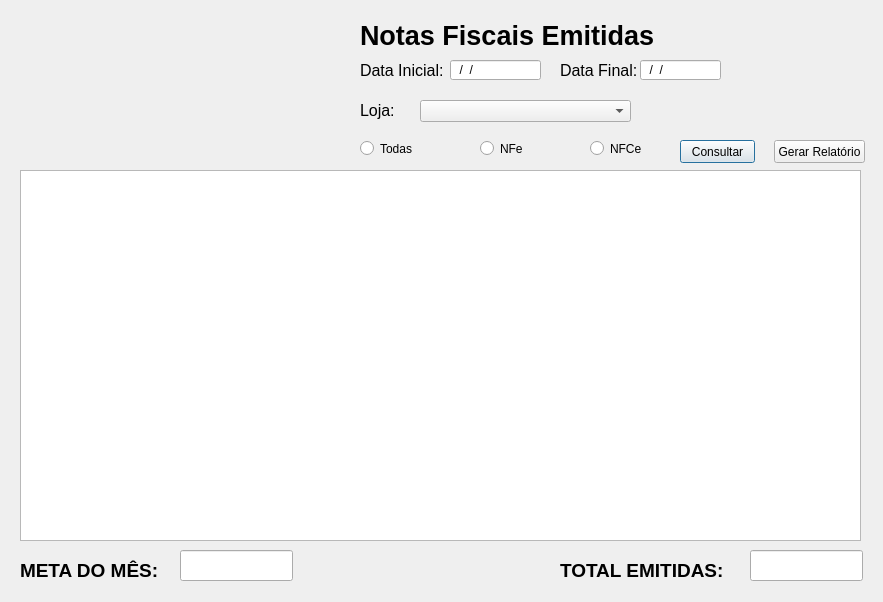
<?xml version="1.0" encoding="UTF-8"?>
<ui version="4.0">
 <class>Dialog</class>
 <widget class="QDialog" name="Dialog">
  <property name="geometry">
   <rect>
    <x>0</x>
    <y>0</y>
    <width>883</width>
    <height>602</height>
   </rect>
  </property>
  <property name="windowTitle">
   <string>Dialog</string>
  </property>
  <widget class="QLabel" name="label_2">
   <property name="geometry">
    <rect>
     <x>360</x>
     <y>10</y>
     <width>421</width>
     <height>51</height>
    </rect>
   </property>
   <property name="font">
    <font>
     <pointsize>20</pointsize>
     <weight>75</weight>
     <bold>true</bold>
    </font>
   </property>
   <property name="text">
    <string>Notas Fiscais Emitidas </string>
   </property>
  </widget>
  <widget class="QLabel" name="label_3">
   <property name="geometry">
    <rect>
     <x>20</x>
     <y>10</y>
     <width>281</width>
     <height>151</height>
    </rect>
   </property>
   <property name="text">
    <string/>
   </property>
   <property name="pixmap">
    <pixmap>../imagens/logo_nova.png</pixmap>
   </property>
   <property name="scaledContents">
    <bool>true</bool>
   </property>
  </widget>
  <widget class="QLabel" name="label">
   <property name="geometry">
    <rect>
     <x>360</x>
     <y>60</y>
     <width>91</width>
     <height>21</height>
    </rect>
   </property>
   <property name="font">
    <font>
     <pointsize>12</pointsize>
    </font>
   </property>
   <property name="text">
    <string>Data Inicial:</string>
   </property>
  </widget>
  <widget class="QLabel" name="label_4">
   <property name="geometry">
    <rect>
     <x>560</x>
     <y>60</y>
     <width>91</width>
     <height>21</height>
    </rect>
   </property>
   <property name="font">
    <font>
     <pointsize>12</pointsize>
    </font>
   </property>
   <property name="text">
    <string>Data Final:</string>
   </property>
  </widget>
  <widget class="QLineEdit" name="lineEdit">
   <property name="geometry">
    <rect>
     <x>450</x>
     <y>60</y>
     <width>91</width>
     <height>20</height>
    </rect>
   </property>
   <property name="inputMask">
    <string>99/99/9999</string>
   </property>
  </widget>
  <widget class="QLineEdit" name="lineEdit_2">
   <property name="geometry">
    <rect>
     <x>640</x>
     <y>60</y>
     <width>81</width>
     <height>20</height>
    </rect>
   </property>
   <property name="inputMask">
    <string>99/99/9999</string>
   </property>
  </widget>
  <widget class="QTableWidget" name="tableWidget">
   <property name="geometry">
    <rect>
     <x>20</x>
     <y>170</y>
     <width>841</width>
     <height>371</height>
    </rect>
   </property>
  </widget>
  <widget class="QPushButton" name="pushButton">
   <property name="geometry">
    <rect>
     <x>680</x>
     <y>140</y>
     <width>75</width>
     <height>23</height>
    </rect>
   </property>
   <property name="text">
    <string>Consultar</string>
   </property>
  </widget>
  <widget class="QLineEdit" name="lineEdit_4">
   <property name="geometry">
    <rect>
     <x>750</x>
     <y>550</y>
     <width>113</width>
     <height>31</height>
    </rect>
   </property>
   <property name="font">
    <font>
     <pointsize>10</pointsize>
    </font>
   </property>
  </widget>
  <widget class="QLabel" name="label_6">
   <property name="geometry">
    <rect>
     <x>560</x>
     <y>560</y>
     <width>181</width>
     <height>21</height>
    </rect>
   </property>
   <property name="font">
    <font>
     <pointsize>14</pointsize>
     <weight>75</weight>
     <bold>true</bold>
    </font>
   </property>
   <property name="text">
    <string>TOTAL EMITIDAS:</string>
   </property>
  </widget>
  <widget class="QRadioButton" name="radioButton">
   <property name="geometry">
    <rect>
     <x>480</x>
     <y>140</y>
     <width>91</width>
     <height>17</height>
    </rect>
   </property>
   <property name="text">
    <string>NFe</string>
   </property>
  </widget>
  <widget class="QRadioButton" name="radioButton_2">
   <property name="geometry">
    <rect>
     <x>590</x>
     <y>140</y>
     <width>71</width>
     <height>17</height>
    </rect>
   </property>
   <property name="text">
    <string>NFCe</string>
   </property>
  </widget>
  <widget class="QLabel" name="label_8">
   <property name="geometry">
    <rect>
     <x>20</x>
     <y>560</y>
     <width>151</width>
     <height>21</height>
    </rect>
   </property>
   <property name="font">
    <font>
     <pointsize>14</pointsize>
     <weight>75</weight>
     <bold>true</bold>
    </font>
   </property>
   <property name="text">
    <string>META DO MÊS:</string>
   </property>
  </widget>
  <widget class="QLineEdit" name="lineEdit_6">
   <property name="geometry">
    <rect>
     <x>180</x>
     <y>550</y>
     <width>113</width>
     <height>31</height>
    </rect>
   </property>
   <property name="font">
    <font>
     <pointsize>10</pointsize>
    </font>
   </property>
  </widget>
  <widget class="QPushButton" name="pushButton_2">
   <property name="geometry">
    <rect>
     <x>774</x>
     <y>140</y>
     <width>91</width>
     <height>23</height>
    </rect>
   </property>
   <property name="text">
    <string>Gerar Relatório</string>
   </property>
  </widget>
  <widget class="QLabel" name="label_9">
   <property name="geometry">
    <rect>
     <x>360</x>
     <y>100</y>
     <width>51</width>
     <height>21</height>
    </rect>
   </property>
   <property name="font">
    <font>
     <pointsize>12</pointsize>
    </font>
   </property>
   <property name="text">
    <string>Loja:</string>
   </property>
  </widget>
  <widget class="QComboBox" name="comboBox">
   <property name="geometry">
    <rect>
     <x>420</x>
     <y>100</y>
     <width>211</width>
     <height>22</height>
    </rect>
   </property>
  </widget>
  <widget class="QRadioButton" name="radioButton_3">
   <property name="geometry">
    <rect>
     <x>360</x>
     <y>140</y>
     <width>91</width>
     <height>17</height>
    </rect>
   </property>
   <property name="text">
    <string>Todas</string>
   </property>
  </widget>
 </widget>
 <resources/>
 <connections/>
</ui>
